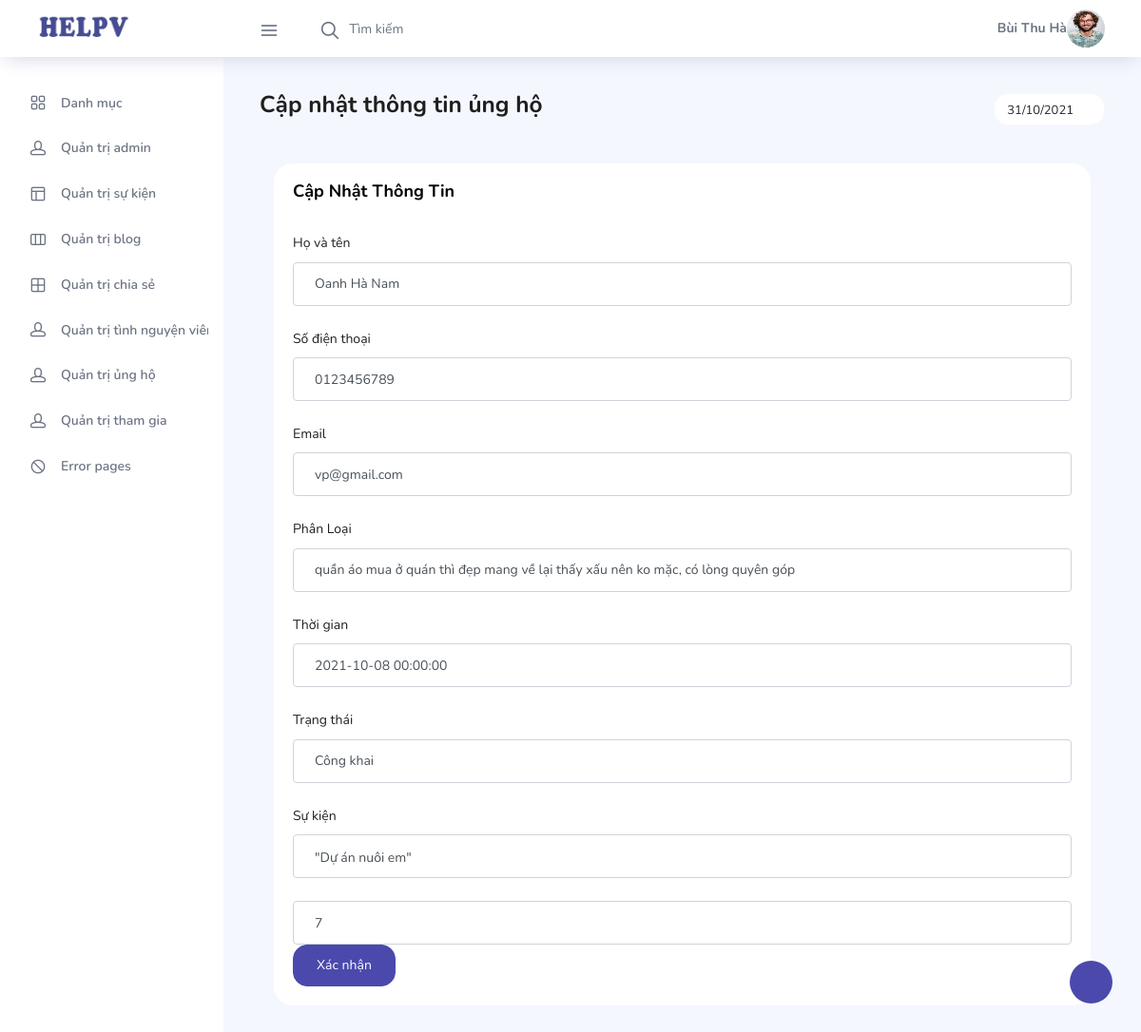
Page /admin/ung_ho_vat_chat_xn.php?id=6 (signed in) on the committed database.
### tables this page shows
CREATE TABLE `tbl_ungho_vatchat` (
  `id_vat_chat` int(11) NOT NULL,
  `ten` varchar(50) NOT NULL,
  `sdt` varchar(20) NOT NULL,
  `email` text NOT NULL,
  `phanloai` varchar(200) NOT NULL,
  `time` datetime NOT NULL DEFAULT current_timestamp(),
  `trang_thai` varchar(100) NOT NULL,
  `id_su_kien` int(11) NOT NULL
);

CREATE TABLE `tbl_su_kien` (
  `id_su_kien` int(11) NOT NULL,
  `ten` varchar(100) NOT NULL,
  `mo_ta` text NOT NULL,
  `noi_dung` text NOT NULL,
  `ngay_to_chuc` date NOT NULL,
  `dia_diem` varchar(100) NOT NULL,
  `thoi_gian` text NOT NULL,
  `image` text NOT NULL,
  `so_tien_ung_ho` bigint(50) NOT NULL
);

### admin/ung_ho_vat_chat_xn.php (the view, shortened to what this page needs)
<?php
$ten=$_SESSION['ten'];
$anh=$_SESSION['anh'];
;?>
<!DOCTYPE html>
<html lang="en">
<head>
  <link rel="stylesheet" href="vendors/feather/feather.css">
  <link rel="stylesheet" href="vendors/ti-icons/css/themify-icons.css">
  <link rel="stylesheet" href="vendors/css/vendor.bundle.base.css">
  <link rel="stylesheet" href="vendors/datatables.net-bs4/dataTables.bootstrap4.css">
  <link rel="stylesheet" href="vendors/ti-icons/css/themify-icons.css">
  <link rel="stylesheet" type="text/css" href="js/select.dataTables.min.css">
  <link rel="stylesheet" href="css/vertical-layout-light/style.css">
</head>
<body>
  <div class="container-scroller">
    <nav class="navbar col-lg-12 col-12 p-0 fixed-top d-flex flex-row">
      <div class="text-center navbar-brand-wrapper d-flex align-items-center justify-content-center">
        <a class="navbar-brand brand-logo mr-5" href="index.php"><img src="images/a.jpg" class="mr-2" alt="logo"/></a>
      </div>
      <div class="navbar-menu-wrapper d-flex align-items-center justify-content-end">
        <button class="navbar-toggler navbar-toggler align-self-center" type="button" data-toggle="minimize">
          <span class="icon-menu"></span>
        </button>
        <ul class="navbar-nav mr-lg-2">
          <li class="nav-item nav-search d-none d-lg-block">
            <div class="input-group">
              <div class="input-group-prepend hover-cursor" id="navbar-search-icon">
                <span class="input-group-text" id="search">
                  <i class="icon-search"></i>
                </span>
              </div>
              <input type="text" class="form-control" id="navbar-search-input" placeholder="Tìm kiếm" aria-label="search" aria-describedby="search">
            </div>
          </li>
        </ul>
        <ul class="navbar-nav navbar-nav-right">
          <li class="nav-item nav-profile dropdown">
          <strong><?php echo $ten ;?></strong>
            <a class="nav-link dropdown-toggle" href="#" data-toggle="dropdown" id="profileDropdown">
              <img src="../<?php echo $anh ;?>" alt="profile"/>
            </a>
          </li>
        </ul>
      </div>
    </nav>
    <div class="container-fluid page-body-wrapper">
      <div class="theme-setting-wrapper">
        <div id="settings-trigger"><i class="ti-settings"></i></div>
      </div>
      <nav class="sidebar sidebar-offcanvas" id="sidebar">
        <ul class="nav">
          <li class="nav-item">
            <a class="nav-link" href="index.php">
              <i class="icon-grid menu-icon"></i>
              <span class="menu-title">Danh mục</span>
            </a>
          </li>
          <li class="nav-item">
            <a class="nav-link" href="quan_tri_admin.php">
              <i class="icon-head menu-icon"></i>
              <span class="menu-title">Quản trị admin</span>
            </a>
          </li>
          <li class="nav-item">
            <a class="nav-link" href="quan_tri_su_kien.php">
              <i class="icon-layout menu-icon"></i>
              <span class="menu-title">Quản trị sự kiện</span>
            </a>
          </li>
          <li class="nav-item">
            <a class="nav-link" href="quan_tri_blog.php">
              <i class="icon-columns menu-icon"></i>
              <span class="menu-title">Quản trị blog</span>
            </a>
          </li>
          <li class="nav-item">
            <a class="nav-link" href="quan_tri_chia_se.php">
              <i class="icon-grid-2 menu-icon"></i>
              <span class="menu-title">Quản trị chia sẻ</span>
            </a>
          </li>
          <li class="nav-item">
            <a class="nav-link" href="quan_tri_tinh_nguyen_vien.php">
              <i class="icon-head menu-icon"></i>
              <span class="menu-title">Quản trị tình nguyện viên</span>
            </a>
          </li>
          <li class="nav-item">
            <a class="nav-link" data-toggle="collapse" href="#auth" aria-expanded="false" aria-controls="auth">
              <i class="icon-head menu-icon"></i>
              <span class="menu-title">Quản trị ủng hộ</span>
              <i class="menu-arrow"></i>
            </a>
          </li>
          <li class="nav-item">
            <a class="nav-link" href="quan_tri_tham_gia.php">
              <i class="icon-head menu-icon"></i>
              <span class="menu-title">Quản trị tham gia</span>
            </a>
          </li>
          <li class="nav-item">
            <a class="nav-link" data-toggle="collapse" href="#error" aria-expanded="false" aria-controls="error">
              <i class="icon-ban menu-icon"></i>
              <span class="menu-title">Error pages</span>
              <i class="menu-arrow"></i>
            </a>
          </li>
        </ul>
      </nav>
      <div class="main-panel">
        <div class="content-wrapper">
          <div class="row">
            <div class="col-md-12 grid-margin">
              <div class="row">
                <div class="col-12 col-xl-8 mb-4 mb-xl-0">
                  <h3 class="font-weight-bold">Cập nhật thông tin ủng hộ</h3>
                </div>
                <div class="col-12 col-xl-4">
                 <div class="justify-content-end d-flex">
                  <div class="dropdown flex-md-grow-1 flex-xl-grow-0">
                    <button class="btn btn-sm btn-light bg-white dropdown-toggle" type="button" id="dropdownMenuDate2">
                     <i class="mdi mdi-calendar"></i><?php echo date("d/m/Y") ;?>
                    </button>
                  </div>
                 </div>
                </div>
              </div>
            </div>
          </div>
          <div class="col-lg-12 stretch-card">
              <div class="card">
                <div class="card-body">
                  <h4 class="card-title">Cập nhật thông tin</h4>
                  <div class="table-responsive pt-3">
                    <?php
                      include('../config.php');
                    $id_uh =$_GET["id"];
                    $sql = "
                            SELECT id_vat_chat, tbl_ungho_vatchat.ten, time, email, sdt, phanloai, trang_thai, tbl_su_kien.ten as 'Su_kien', tbl_su_kien.id_su_kien from tbl_ungho_vatchat join tbl_su_kien on tbl_ungho_vatchat.id_su_kien = tbl_su_kien.id_su_kien
                            where id_vat_chat = ".$id_uh."
                            order by id_vat_chat desc";
                    $uho = mysqli_query($ket_noi, $sql);
                    $row = mysqli_fetch_array($uho);
                        ;?>
                    <form class="forms-sample" method="POST" action="ung_ho_vatchat_xac_nhan_thuc_hien.php" enctype="multipart/form-data">
                    <div class="form-group">
                      <label for="txtTen">Họ và tên</label>
                      <input type="text" class="form-control" id="txtTen" name="txtTen" placeholder="Họ và tên" value="<?php echo $row['ten'] ;?>"/>
                    </div>
                    <div class="form-group">
                      <label for="txtSdt">Số điện thoại</label>
                      <input type="text" class="form-control" id="txtSdt" name="txtSdt" placeholder="Số điện thoại" value="<?php echo $row['sdt'] ;?>"/>
                    </div>
                    <div class="form-group">
                      <label for="txtEmail">Email</label>
                      <input type="text" class="form-control" id="txtEmail" name="txtEmail" placeholder="Email" value="<?php echo $row['email'] ;?>"/>
                    </div>
                    <div class="form-group">
                      <label for="txtPL">Phân Loại</label>
                      <input type="text" class="form-control" id="txtPL" name="txtPL" placeholder="Phân Loại" value="<?php echo $row['phanloai'] ;?>"/>
                    </div>
                    <div class="form-group">
                      <label for="txtTime">Thời gian</label>
                      <input type="text" class="form-control" id="txtTime" name="txtTime" placeholder="Thời gian" value="<?php echo $row['time'] ;?>"/>
                    </div>
                    <div class="form-group">
                      <label for="txtTrangthai">Trạng thái</label>
                      <input type="text" class="form-control" id="txtTrangthai" name="txtTrangthai" placeholder="Trạng thái" value="<?php echo $row['trang_thai'] ;?>"/>
                    </div>
                    <div class="form-group">
                      <label for="txtSukien">Sự kiện</label>
                       <div type="text" class="form-control" id="txtSukien" name="txtSukien"><?php echo $row['Su_kien'] ;?></div>
                    </div>
                    <input type="text" class="form-control" id="txtIdSukien" name="txtIdSukien" value="<?php echo $row['id_su_kien'] ;?>"/>
                    <button type="submit" class="btn btn-primary mr-2">Xác nhận</button>
                  </form>
                  </div>
                </div>
              </div>
            </div>
          </div>
        </div>
      </div>
    </div>
</body>
</html>

### rows in the picture
tbl_ungho_vatchat: txtTen "Oanh Hà Nam", txtSdt "0123456789", txtEmail "vp@gmail.com", txtPL "quần áo mua ở quán thì đẹp mang về lại thấy xấu nên ko mặc, có lòng quyên góp", txtTime "2021-10-08 00:00:00", txtTrangthai "Công khai", id_su_kien.ten "\"Dự án nuôi em\"", txtIdSukien "7"

### other values in the picture
$ten "Bùi Thu Hà"
